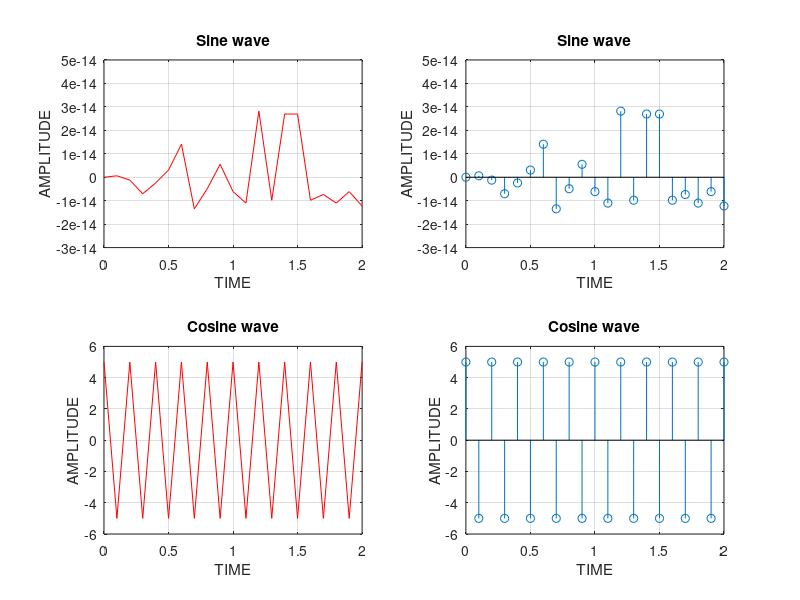

Recreate this plot in MATLAB.
clf
clc
clear all
t=0:0.1:2;
vm=input('Enter the value of vm')
fm=input('Enter the value of fm')
m=vm*sin(2*pi*fm*t);
subplot(2,2,1)
plot(t,m,'r')
title('Sine wave')
xlabel('TIME')
ylabel('AMPLITUDE')
grid on
subplot(2,2,2)
stem(t,m)
title('Sine wave')
xlabel('TIME')
ylabel('AMPLITUDE')
grid on
m=vm*cos(2*pi*fm*t);
subplot(2,2,3)
plot(t,m,'r')
title('Cosine wave')
xlabel('TIME')
ylabel('AMPLITUDE')
grid on
subplot(2,2,4)
stem(t,m)
title('Cosine wave')
xlabel('TIME')
ylabel('AMPLITUDE')
grid on
